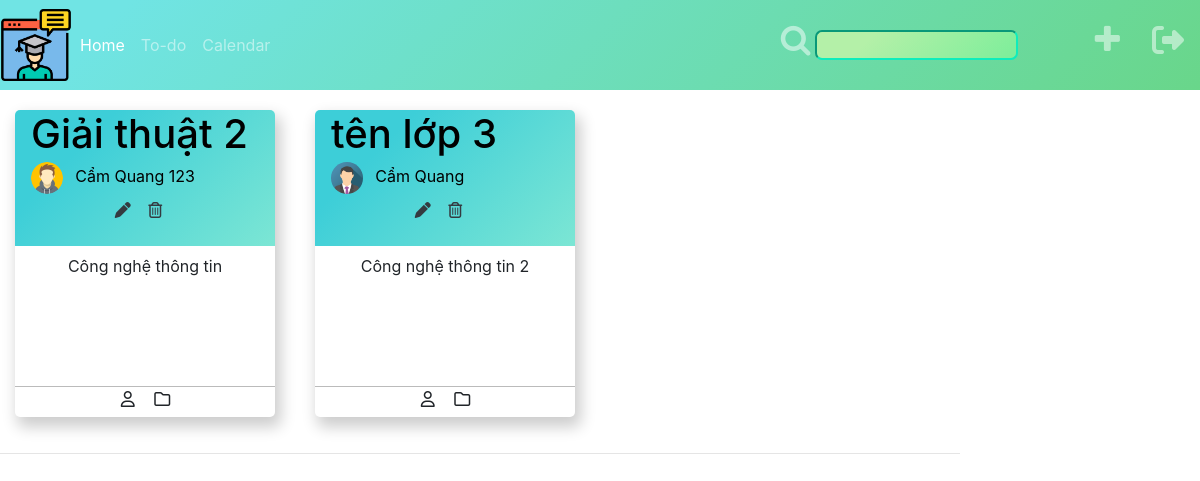
Page /public/index-giaovien.php (signed in) on the earlier database version.
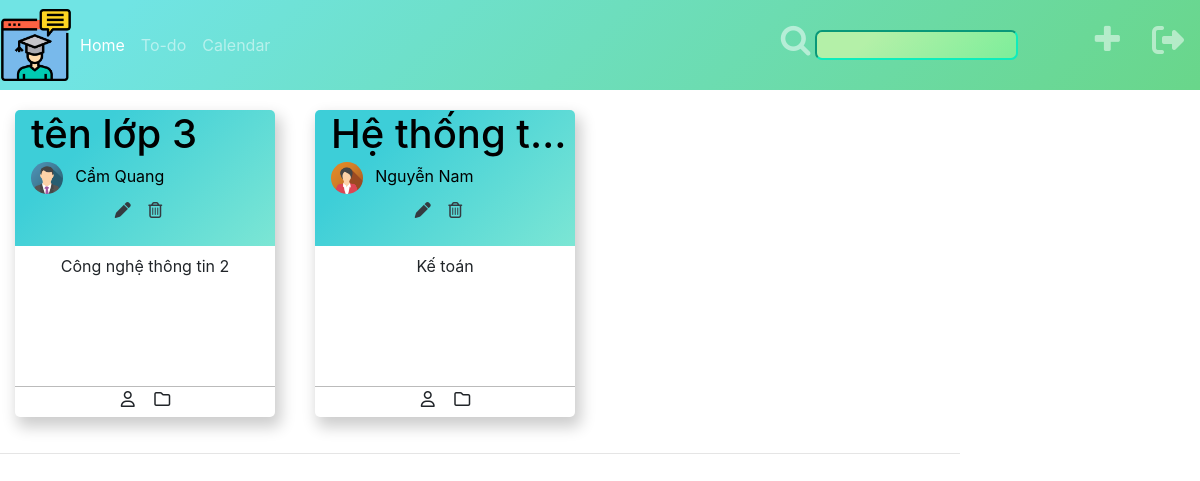
Same page on the later database version.
### tables this page shows
CREATE TABLE `class` (
  `id` varchar(11) NOT NULL,
  `name` varchar(100) DEFAULT NULL,
  `subject` varchar(100) DEFAULT NULL,
  `teacher` varchar(100) DEFAULT NULL,
  `room` varchar(10) DEFAULT NULL,
  `image` varchar(100) DEFAULT NULL,
  `created_by_who` varchar(100) DEFAULT NULL,
  `created_by_id` int(11) DEFAULT NULL,
  `updated_at` timestamp NULL DEFAULT NULL ON UPDATE current_timestamp()
);

### libraries/Database.php (called while the page is built, shortened)
<?php
    class Database
    {
        public $link;
        public function __construct()
        {
            $this->link = mysqli_connect("localhost","root","","web_classroom") or die ();
            mysqli_set_charset($this->link,"utf8");
        }
        public function fetchOne($table , $query)
        {
            $sql  = "SELECT * FROM {$table} WHERE ";
            $sql .= $query;
            $sql .= "LIMIT 1";
            $result = mysqli_query($this->link,$sql) or die("Lỗi  truy vấn fetchOne " .mysqli_error($this->link));
            return mysqli_fetch_assoc($result);
        }
        public function fetchAllCondition($table , $query)
        {
            $sql = "SELECT * FROM {$table} WHERE $query" ;
            $result = mysqli_query($this->link,$sql) or die("Lỗi Truy Vấn fetchAll " .mysqli_error($this->link));
            $data = [];
            if( $result)
            {
                while ($num = mysqli_fetch_assoc($result))
                {
                    $data[] = $num;
                }
            }
            return $data;
        }
    }
?>

### libraries/Function.php (called while the page is built, shortened)
<?php
require_once __DIR__. "/Database.php";
function base_url()
{
	return $url="http://localhost/Code/final-web-classroom/";
}
function check_role($email){
    $db = new Database;
    $data_user =  $db -> fetchOne('user',"email = '".$email."'");
    if($data_user['role']==0){
        return 0;
    }elseif($data_user['role']==1){
        return 1;
    }
    else{
        return 2;
    }
}
 ?>

### public/index-giaovien.php (the view, shortened to what this page needs)
<?php
require_once __DIR__. "/../autoload/autoload.php";
$data_user = $db -> fetchOne('user',"email = '".$_SESSION['email']."'");
if(check_role($_SESSION['email'])==1){
    $class = $db -> fetchAllCondition('class',"created_by_id = '".$data_user['id']."'");
}
?>
<!DOCTYPE html>
<html>
<head>
    <link href="css/style.css" rel="stylesheet" type="text/css" />
    <link rel="stylesheet" href="https://maxcdn.bootstrapcdn.com/bootstrap/4.5.2/css/bootstrap.min.css">
    <link rel="stylesheet" href="https://cdnjs.cloudflare.com/ajax/libs/font-awesome/4.7.0/css/font-awesome.min.css">
</head>
<body>
    <nav class="navbar navbar-expand bg-primary navbar-dark p-0 sticky-top">
        <ul class="navbar-nav w-100">
            <span class="align-self-center" onclick="openNav()"><img class="logo" src="image/logov2.png"></span>
            <?php if(check_role($data_user['email'])==0){
                ?>
            <li class="nav-item active align-self-center">
                <a class="nav-link" href="index-sinhvien.php">Home</a>
            </li>
            <?php }
                else {
            ?>
                    <li class="nav-item active align-self-center">
                <a class="nav-link" href="index-giaovien.php">Home</a>
            </li>
            <?php }?>
            <li class="nav-item align-self-center">
                <a class="nav-link" href="#">To-do</a>
            </li>
            <li class="nav-item align-self-center">
                <a class="nav-link" href="#">Calendar</a>
            </li>
            <li class="nav-item ml-auto mr-0">
                <a class="nav-link" href="#">
                    <label for="search"><i class="fa fa-search fa-2x"></i> </label>
                    <input onkeyup="search(this.value)" type="text" id="search" class="search">
                </a>
            </li>
            <li class="nav-item ml-2 mr-2">
                <a class="nav-link" href="#">
                    <label for="showaddjoinclassroom"><i class="fa fa-plus fa-2x"></i> </label>
                </a>
            </li>
            <li class="nav-item ml-2 mr-2">
                <a class="nav-link" href="logout.php">
                    <label for="logoutbutton"><i class="fas fa-sign-out-alt fa-2x"></i></label>
                </a>
            </li>
        </ul>
    </nav>
    <div class=" index container">
        <div class="class-place">
            <div class="row class-container">
                <?php foreach ($class as $item):?>
                <a href="stream.php?id=<?php echo $item['id']?>" style="text-decoration: none; color:black">
                <div class="classcard col-xl-3 col-lg-3 col-md-4 col-sm-6 col-6">
                    <div class="cell">
                        <div class="class-inf">
                        <div>
                            <h1 class="class-title text-left ml-3 mb-1"> <?php echo $item['name'] ?> </h1>
                        </div>
                            <div class="text-left ml-3 mt-0"><img src="<?php echo base_url() ?>/public/uploads/class/<?php echo $item['image'] ?>" class="avatar" style="width:13%; border-radius: 50%"> <?php $item['teacher'] ?><?php echo $item['teacher'] ?></div>
                            <a href="edit-class.php?id=<?php echo $item['id']?>"><i class="editclassroom fas fa-pen text-dark"></i></a>
                            <a href="delete-class.php?id=<?php echo $item['id']?>" onclick="return confirm('Are you sure to delete this class!');"><i class="editclassroom far fa-trash-alt text-dark"></i></a>
                        </div>
                        <div class="class-main p-2">
                            <p class="title"> <?php echo $item['subject'] ?></p>
                        </div>
                        <div class="class-footer ">
                            <span class="circle">
                                <div class="work-icon">
                                    <i class="fa fa-user-o " aria-hidden="true"></i>
                                </div>
                            </span>
                            <span class="circle">
                                <div class="folder-icon">
                                    <i class="fa fa-folder-o" aria-hidden="true"></i>
                                </div>
                            </span>
                        </div>
                    </div>
                </div>
                </a>
                <?php endforeach ?>
            </div>
        </div>
    </div>
            <hr class="line">
</body>
</html>

### public/css/style.css (style rules this page uses)
.logo { height: 72px; font-size: 30px; cursor: pointer; }
.editclassroom { text-align: center; margin-right: 13px; }
a:link { color: black; }
.nav-link { padding-top: 1.5rem !important; padding-bottom: 1.5rem !important; }
.circle { width: 30px; height: 30px; display: inline-block; transition: background 0.2s; }
[class*="-icon"] { height: auto; width: 100%; }
ol, ul { list-style: none; }
.container { max-width: 1320px !important; }
.cell { max-width: 300px; margin: 20px 0 20px 0; text-align: center; box-shadow: 4px 8px 15px 2px rgba(0, 0, 0, 0.2); border-radius: 5px; }
.class-inf { border-top-left-radius: 5px; border-top-right-radius: 5px; background-color: #76e4cc; background-image: linear-gradient(315deg, #7ce6d4, #3dced8 74%); padding-bottom: 15px; }
.class-title { overflow: hidden; text-overflow: ellipsis; white-space: nowrap; max-height: 100px; }
.class-main { min-height: 140px; }
.class-footer { border-top: 1px solid #bbb; max-height: 57px; }
.cell { margin-right: 10px; }
label { cursor: pointer; }
#search { background-image: linear-gradient(315deg, #7dee9a, #b4f0a8 74%); width: 70%; border-color: #0fecbc; outline: none; border-radius: 7px; }
.line { width: 80%; text-align: center; margin-left: 0; }
.navbar { background-image: linear-gradient(315deg, #69d68a 0%, #70e4e4 90%); }
.editclassroom { margin-bottom: 13px; margin-top: 8px; }
.avatar { margin-right: 8px; }
.class-title { color: black; }
body, html { height: 100%; margin: 0; }

Differences in the rows shown:
removed class: name "Giải thuật 2", image (placeholder picture), teacher "Cẩm Quang 123", subject "Công nghệ thông tin"
added class: name "Hệ thống t…", image (picture), teacher "Nguyễn Nam", subject "Kế toán"
